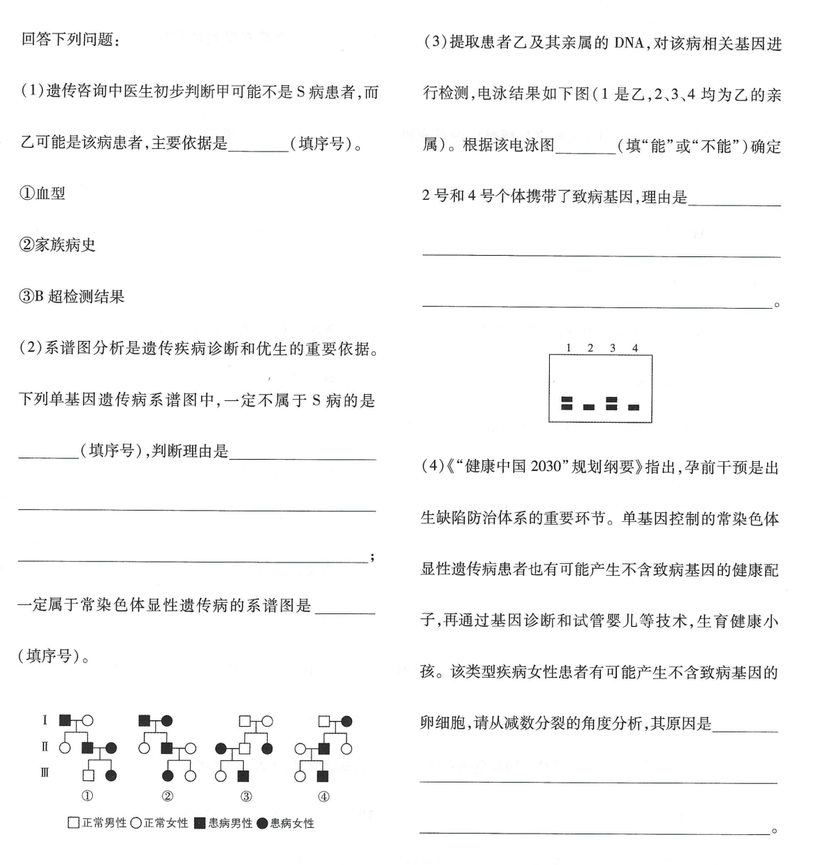
#> input picture split/shengwu.png, 816 x 865 px, shrunk from 1168 x 1238 before the run
$ jupyter execute --allow-errors split.ipynb
#> lines starting #> are read from the running program, lines starting #| are printed output that depends on the picture; after the words box and inside, x2 and y2 are one past the last pixel; in counts of white or black regions, pixels touching at a corner belong together
[cell 1]
import cv2
import numpy as np
import matplotlib.pyplot as plt
from PIL import Image

# 加载原始图像（彩色图像）
img_path = "shengwu.png"  # 替换为你本地的图像路径
original = cv2.imread(img_path)
#> original is the input picture: shape (865, 816, 3); mean B, G, R 246.5, 246.5, 246.5
# import os
# print(os.path.exists(img_path))  # 如果返回 False，说明路径有问题
# 转为灰度图像


gray = cv2.cvtColor(original, cv2.COLOR_BGR2GRAY)

# 应用二值化阈值（Thresholding）
# 127 是阈值，255 是最大值，返回两个值：ret是阈值，thresh是结果图像
ret, thresh_img = cv2.threshold(gray, 127, 255, cv2.THRESH_BINARY)
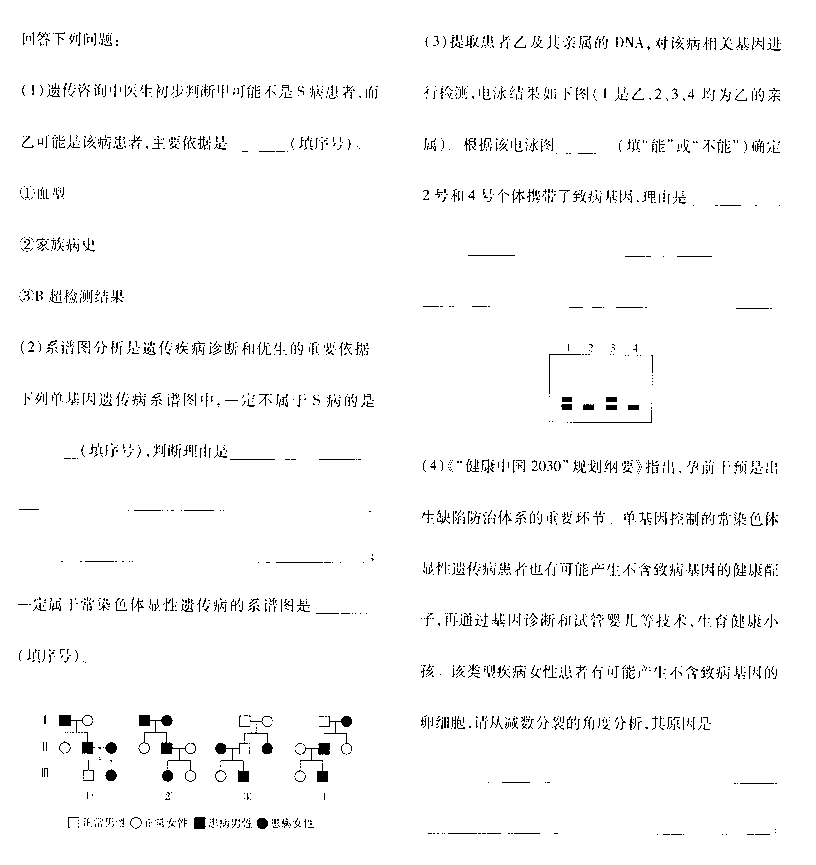
#> thresh_img: shape (865, 816); 97.3% white; black in thin lines or dots, all inside (x1, y1, x2, y2) = (18, 32, 781, 835)

# 显示结果
plt.figure(figsize=(10,5))
plt.subplot(1, 2, 1)
plt.title("Original Gray Image")
plt.imshow(gray, cmap='gray')
plt.axis('off')

plt.subplot(1, 2, 2)
plt.title(f"Thresholded Image (t={ret})")
plt.imshow(thresh_img, cmap='gray')
plt.axis('off')
plt.show()
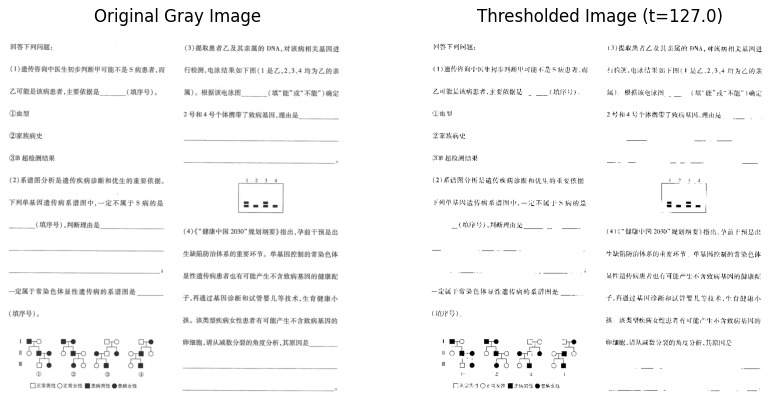
#> figure drawn by matplotlib, 2 panels

$ run again, with split/01.png copied over split/shengwu.png
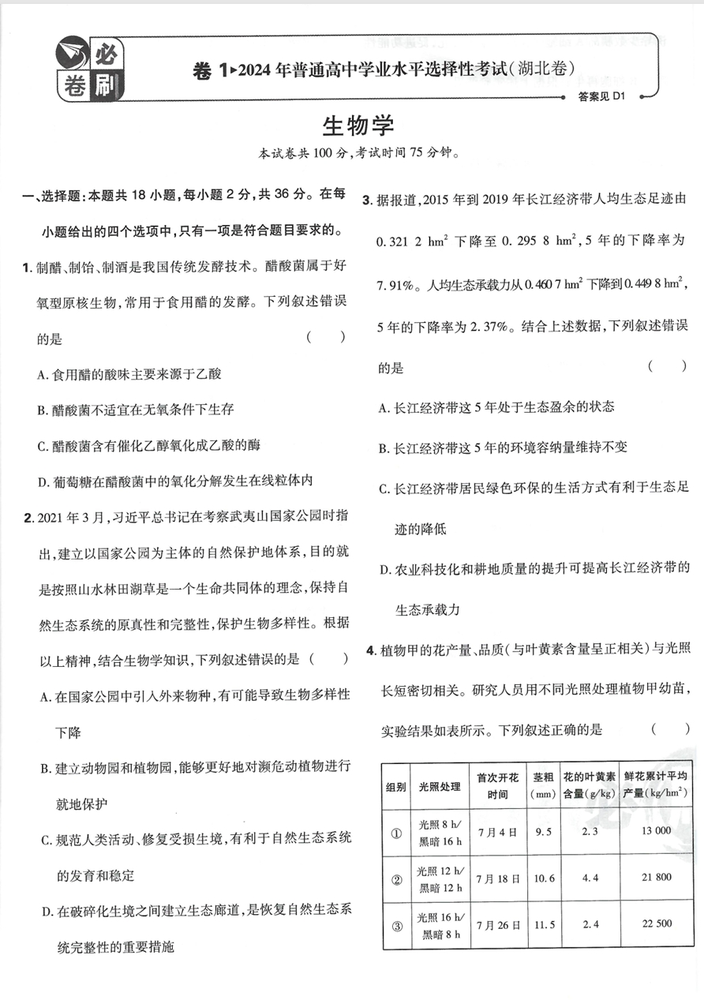
#> input picture split/01.png, 704 x 1000 px, shrunk from 892 x 1267 before the run
#> original is the input picture: shape (1000, 704, 3); mean B, G, R 242.2, 242.2, 242.2
#> `ret, thresh_img = cv2.threshold(gray, 127, 255, cv2.THRESH_BINARY)`:
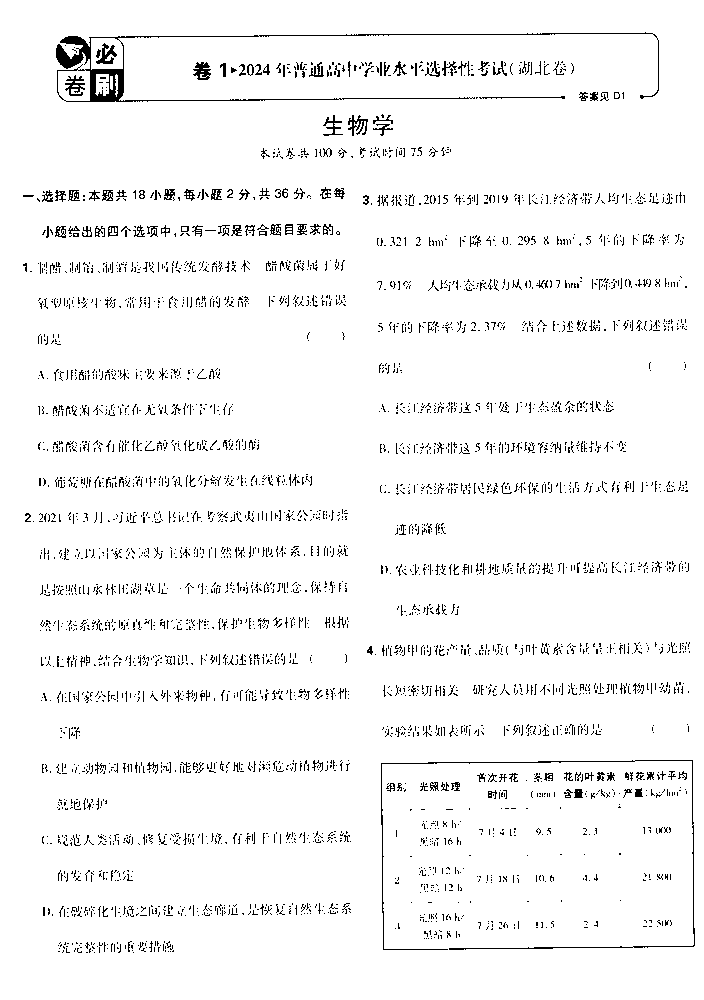
#> thresh_img: shape (1000, 704); 95.9% white; black in thin lines or dots, all inside (x1, y1, x2, y2) = (23, 32, 695, 953)
#> `plt.show()`:
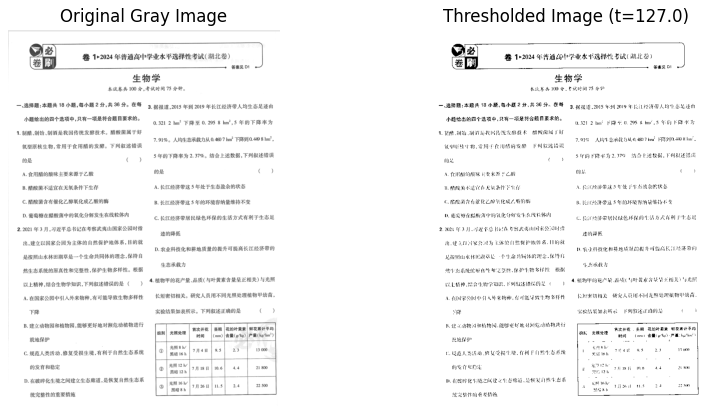
#> figure drawn by matplotlib, 2 panels

$ run again, with split/02.png copied over split/shengwu.png
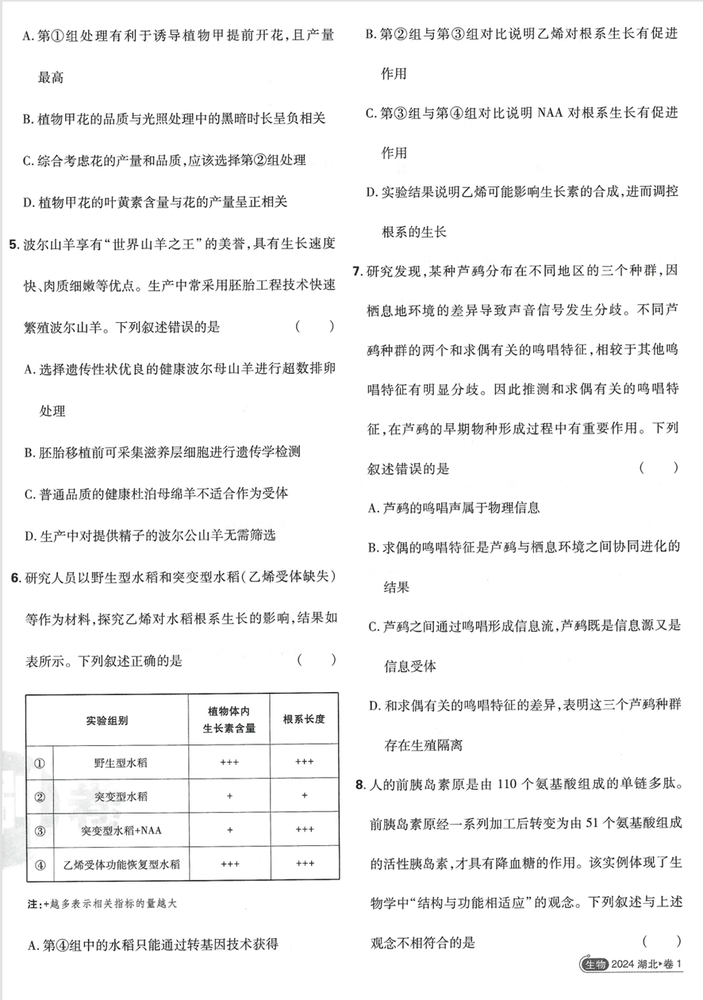
#> input picture split/02.png, 703 x 1000 px, shrunk from 886 x 1260 before the run
#> original is the input picture: shape (1000, 703, 3); mean B, G, R 243.4, 243.4, 243.4
#> `ret, thresh_img = cv2.threshold(gray, 127, 255, cv2.THRESH_BINARY)`:
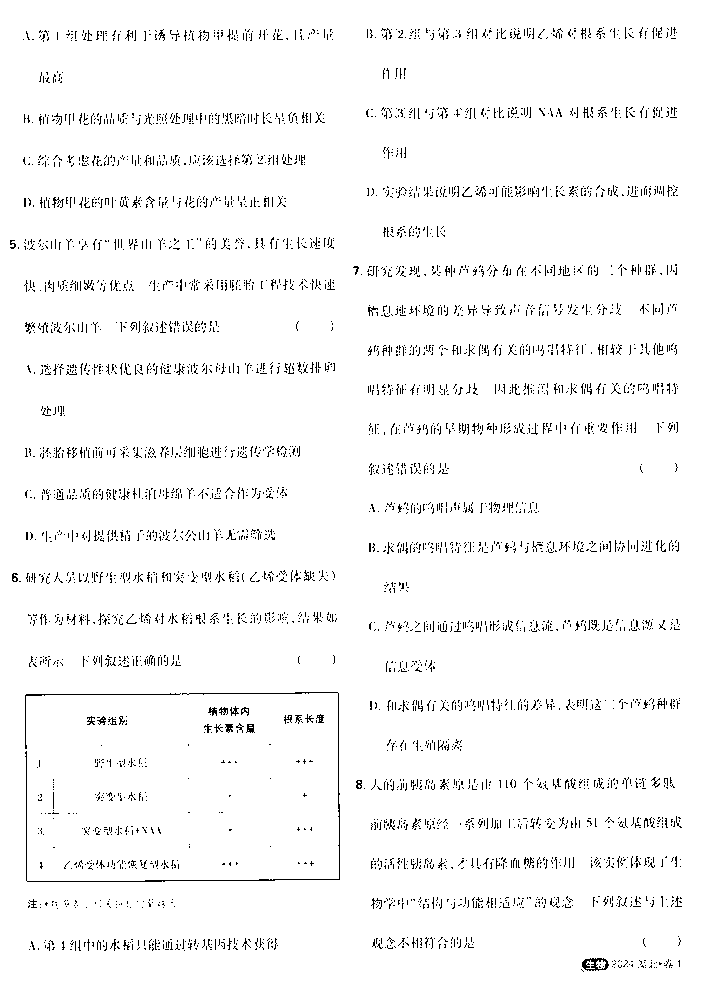
#> thresh_img: shape (1000, 703); 96.7% white; black in thin lines or dots
#> `plt.show()`:
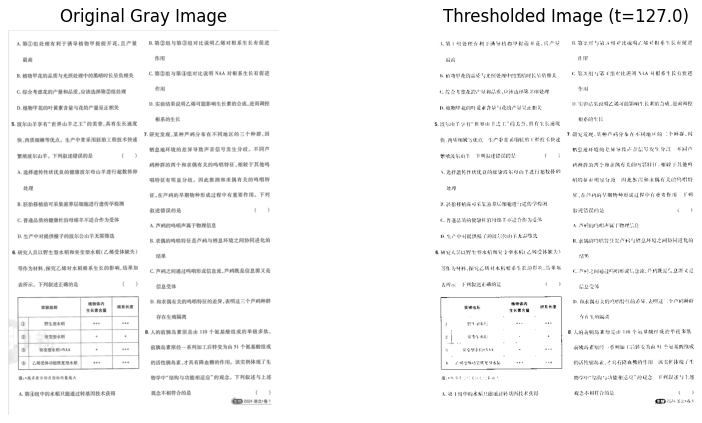
#> figure drawn by matplotlib, 2 panels

$ run again, with split/03.png copied over split/shengwu.png
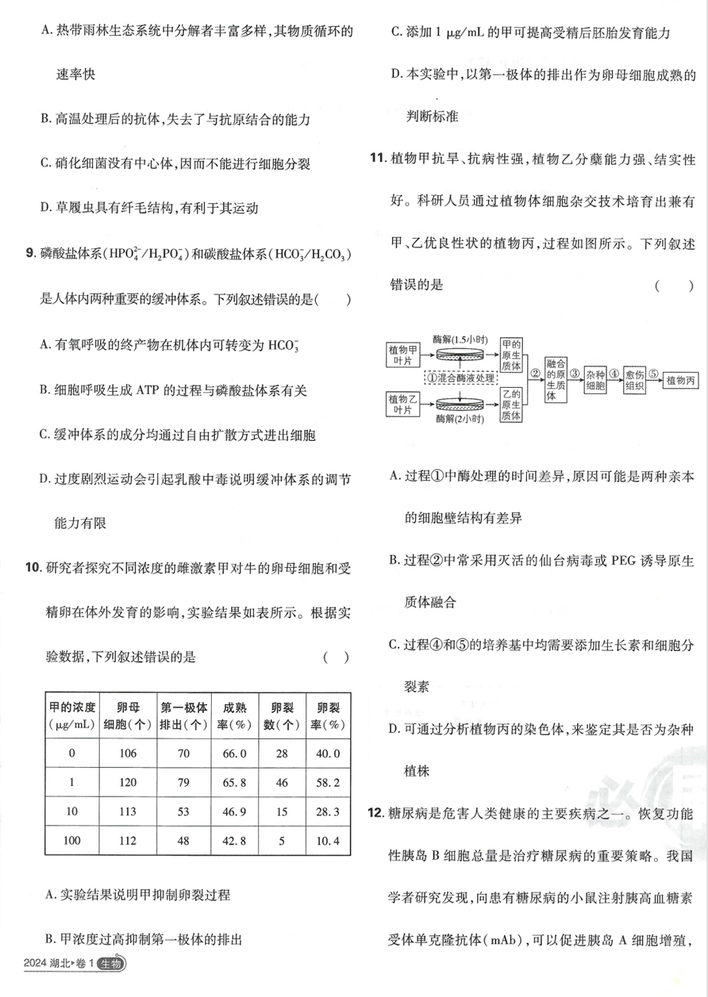
#> input picture split/03.png, 708 x 997 px, shrunk from 892 x 1257 before the run
#> original is the input picture: shape (997, 708, 3); mean B, G, R 243.6, 243.6, 243.6
#> `ret, thresh_img = cv2.threshold(gray, 127, 255, cv2.THRESH_BINARY)`:
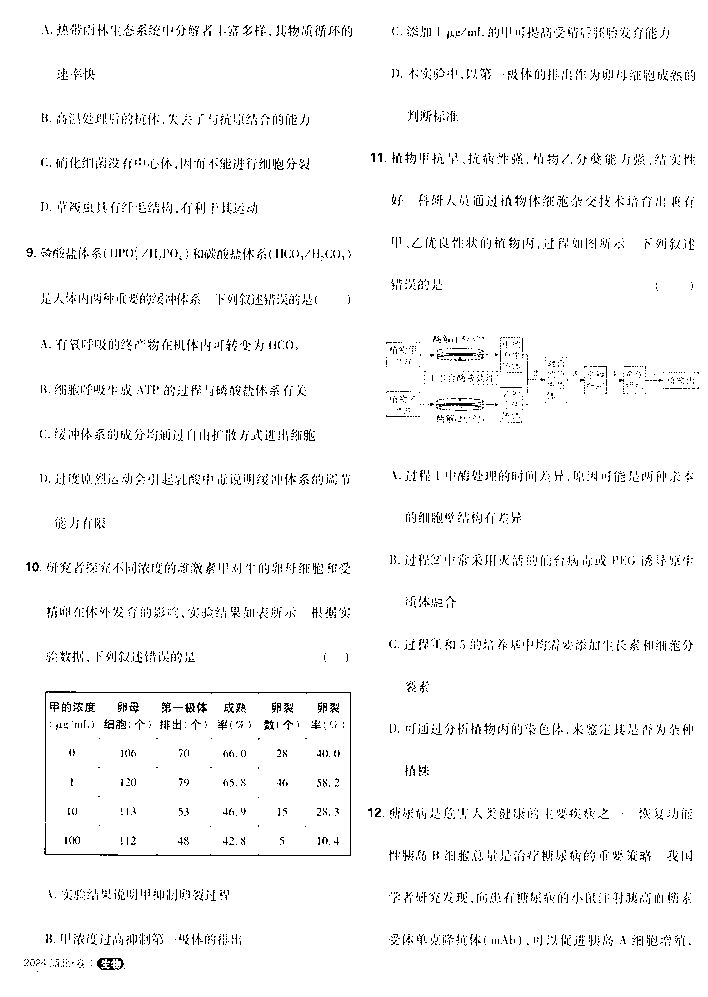
#> thresh_img: shape (997, 708); 96.8% white; black in thin lines or dots
#> `plt.show()`:
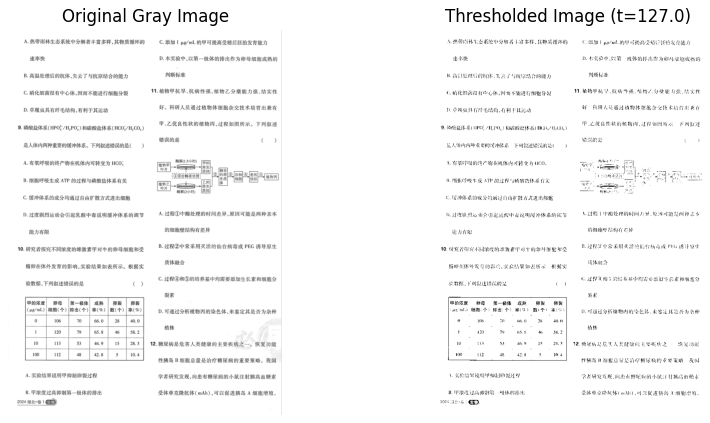
#> figure drawn by matplotlib, 2 panels
